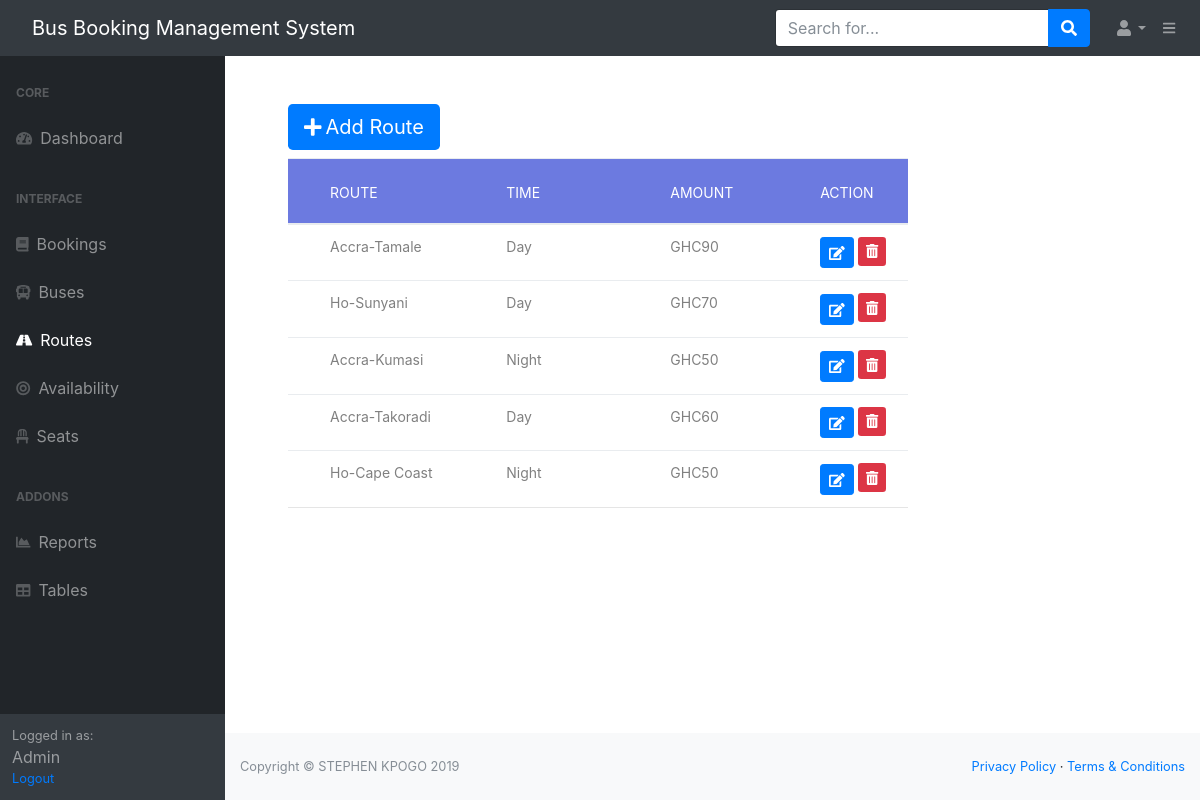
/routes (signed in), run on the app's committed database.
### bbs/models.py (models this page shows, shortened)
class Route(db.Model):
    id = db.Column(db.Integer, primary_key=True)
    name = db.Column(db.String(60), nullable=False)
    time = db.Column(db.String(60), nullable=False)
    amount = db.Column(db.Integer(), nullable=False)
    availability = db.relationship('Availability', backref='route')
    booking = db.relationship('Booking', backref='route')

### bbs/admin/routes.py (the view)
@myadmin.route('/routes',methods=['GET','POST'])
@roles_required('admin')
def routes():
    routes = Route.query.all()
    form = AddRouteForm()
    if form.validate_on_submit():
        route = Route(name=form.name.data,time=form.time.data,amount=form.amount.data)
        db.session.add(route)
        db.session.commit()
        flash(f'Route {form.name.data} has been added','success')
        return redirect(url_for('myadmin.routes'))
    return render_template('/admin/routes.html',routes=routes,form=form)

### bbs/forms.py
class AddRouteForm(FlaskForm):
    name = StringField('Route Name', validators=[DataRequired(),Length(min=3,max=40)])
    time = SelectField('Time',choices=[('Day','Day'),('Night','Night')])
    amount = IntegerField('Amount',validators=[DataRequired()])
    submit = SubmitField('Add Route')

### bbs/templates/admin/routes.html (shortened to what this page needs)
{% extends "admin/admin_layout.html"%}
{% block content%}
<div class="table100 ver3 col-8 m-b-110 ml-5 mr-5 mt-5">
    <div class="mt-5 mb-2 ">
        <button type="button" class="btn-lg btn-primary" data-toggle="modal" data-target="#AddRouteModal"><i class="fas fa-plus mr-1"></i>Add Route</button>
     </div>
<table class="table table-hover">
  <thead>
    <tr class="row100 head">
      <th class="column100 column1" data-column="column2">Route</th>
      <th class="column100 column1" data-column="column2">Time</th>
      <th class="column100 column1" data-column="column2">Amount</th>
      <th class="column100 column8" data-column="column8">Action</th>
    </tr>
  </thead>
  <tbody>
    {% for route in routes%}
    <tr class="">
      <td class="column100 column1" data-column="column1">{{route.name}}</td>
      <td class="column100 column1" data-column="column1">{{route.time}}</td>
      <td class="column100 column1" data-column="column1">GHC{{route.amount}}</td>
     <td class="column100 column8" data-column="column8"><a class="btn btn-sm btn-primary" href="{{url_for('myadmin.edit_route',id=route.id)}}">
         <i class="fas fa-edit"></i></a>
      <a type="button" class="btn-sm btn-danger" href="{{url_for('myadmin.delete',id=route.id)}}"> <i class="fas fa-trash-alt"></i></a>
        </td>
        </tr>
    {% endfor %}
  </tbody>
</table>
</div>
{% endblock content%}

### bbs/static/main.css (style rules this page uses)
* { box-sizing: border-box; }
body { background-color: #f9fafb; }

### bbs/static/tables/table.css (style rules this page uses)
* { margin: 0px; padding: 0px; box-sizing: border-box; }
body, html { height: 100%; }
a { margin: 0px; transition: all 0.4s; -webkit-transition: all 0.4s; -o-transition: all 0.4s; -moz-transition: all 0.4s; }
button { outline: none !important; border: none; background: transparent; }
table { width: 100%; background-color: #fff; }
th, td { font-weight: unset; padding-right: 10px; }
.column100 { width: 130px; padding-left: 25px; }
.column100.column1 { width: 265px; padding-left: 42px; }
.row100.head th { padding-top: 24px; padding-bottom: 20px; }
.table100.ver3 tbody tr { border-bottom: 1px solid #e5e5e5; }
.table100.ver3 td { font-size: 14px; color: #808080; line-height: 1.4; }
.table100.ver3 th { font-size: 14px; color: #fff; line-height: 1.4; text-transform: uppercase; background-color: #6c7ae0; }

### data on the page
Route: name "Accra-Tamale", time "Day", amount "90"
Route: name "Ho-Sunyani", time "Day", amount "70"
Route: name "Accra-Kumasi", time "Night", amount "50"
Route: name "Accra-Takoradi", time "Day", amount "60"
Route: name "Ho-Cape Coast", time "Night", amount "50"
